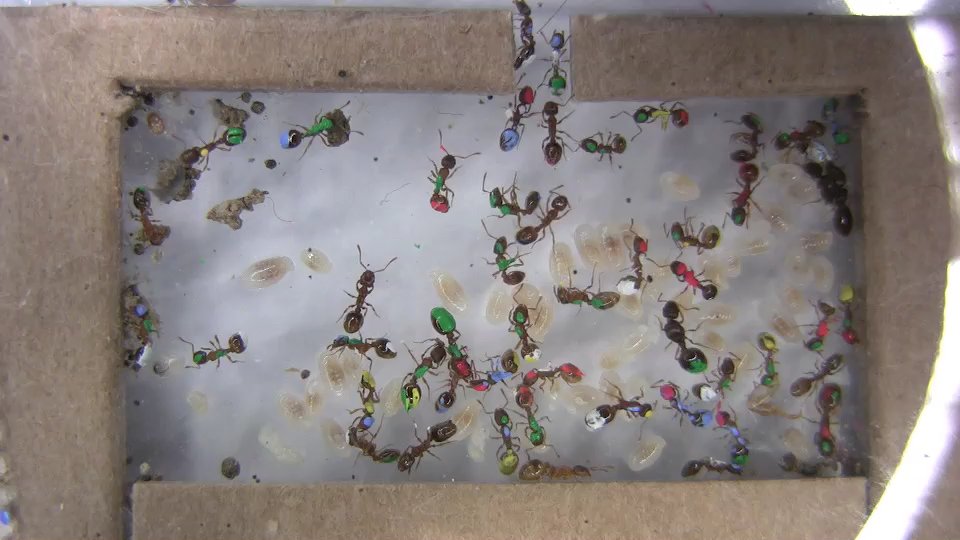
%> input picture Matlab/FRM00001.png, 960 x 540 px
$ octave test_tron.m   (GNU Octave 9; MATLAB toolbox functions it lacks are replaced by stand-ins)
%> lines starting %> are read from the running program, lines starting %| are printed output that depends on the picture; in (x1, y1, x2, y2) boxes, pixels count from 0 and x2, y2 are one past the last pixel; in counts of white or black regions, pixels touching at a corner belong together; the program's own positions count from 1
### Matlab/tron.m
function [ greenImg ] = tron ( colorImg )
figure, imshow(colorImg), title('original color image')

% log transform
logMap = log(1:256) * 255 / log(256);
colorImg = uint8( logMap( uint16(colorImg)+1 ) );

% [8 lines of commented-out code are left out]
grayImg = rgb2gray(colorImg);
edges = sobel(grayImg);
edges = threshold(edges);

greenImg = colorImg;
greenImg(:,:,2) = greenImg(:,:,2) + uint8( double(edges) );

figure, imshow(colorImg), title('transformed color image')
figure, imshow(greenImg), title('final result')

### Matlab/sobel.m
function [ g ] = sobel( f )

kernel = [-1 -2 -1; 0 0 0; 1 2 1];

f  = double(f);
gx = imfilter(f, kernel');
gy = imfilter(f, kernel);
gm = sqrt( gx.^2 + gy.^2 );

g = uint8(gm);

### Matlab/threshold.m
function [ g ] = threshold ( f )

t = (max(f(:)) + min(f(:)) ) / 2;
diff = 99999;
epsilon = 0.1;

while diff > epsilon
    above = f(f <  t);      %values above guess
    below = f(f >= t);      %values below guess
    u1 = mean(above);       %average above
    u2 = mean(below);       %average below
    v = (u1 + u2) / 2;      %average of the averages
    diff = abs(t - v);      %difference between current threshold and next
    t = v;                  %update threshold
end

g = uint8(f > t).*f;

### Matlab/test_tron.m
clear all
close all
clc

img = imread('FRM00001.png');
%> img is the input picture: size 540x960x3 uint8; mean R, G, B 136.2, 128.2, 125.6
%img = imread('Lenna.png');
img = uint8( double(img)/16 );
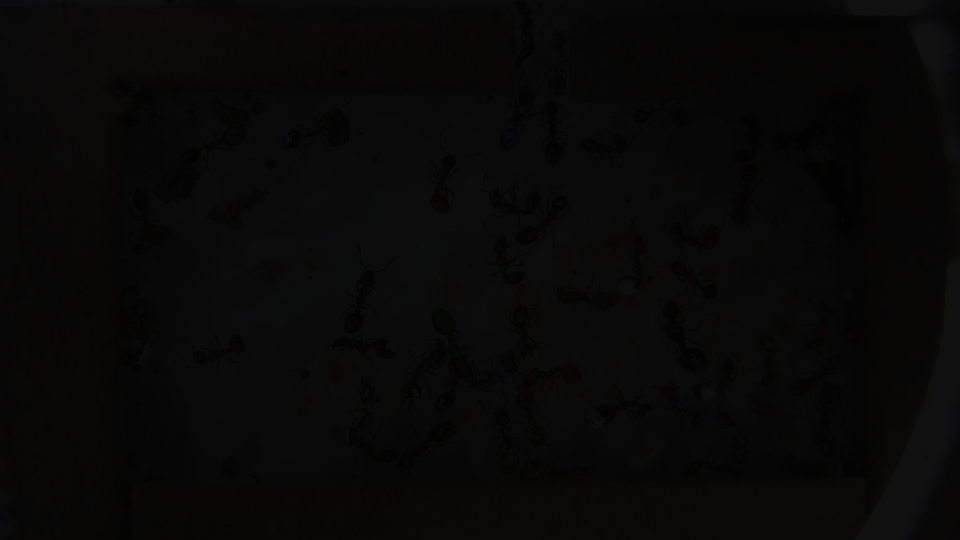
%> img: size 540x960x3 uint8; mean R, G, B 8.54, 8.05, 7.88

tron(img);
%> in tron, `colorImg = uint8( logMap( uint16(colorImg)+1 ) );`:
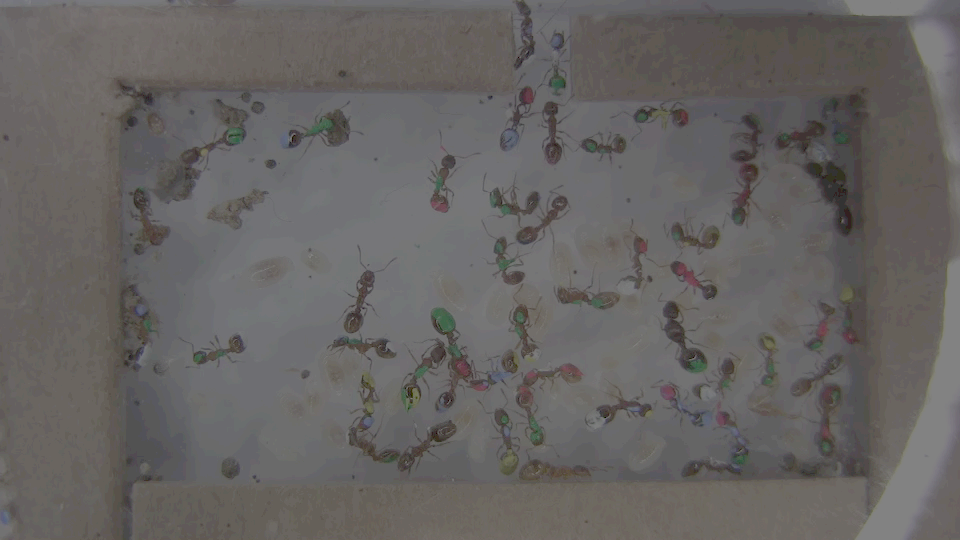
%> colorImg: size 540x960x3 uint8; mean R, G, B 102.2, 99.5, 98.2
%> in sobel, `gy = imfilter(f, kernel);`:
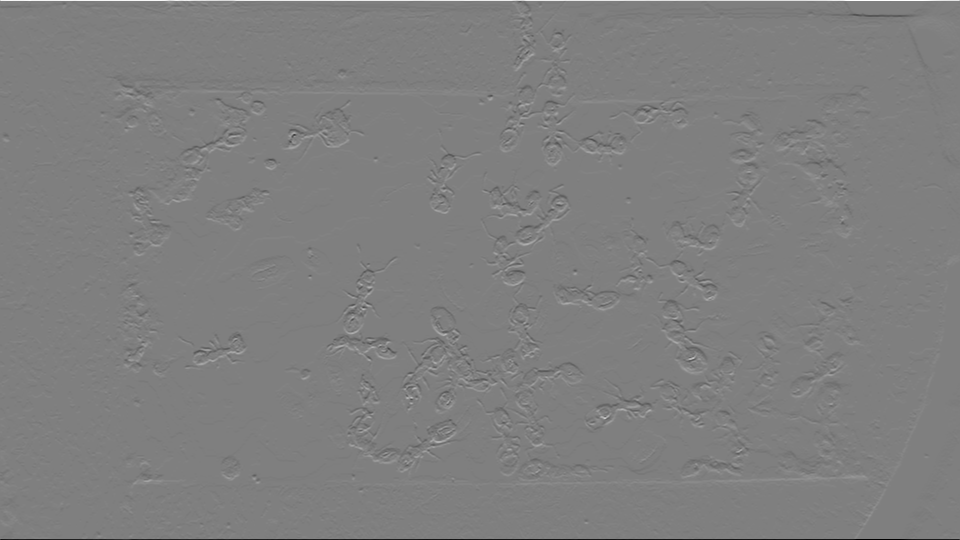
%> gy: size 540x960 double; min -520, max 520, mean 0; drawn with min black and max white
%> in sobel, `gm = sqrt( gx.^2 + gy.^2 );`:
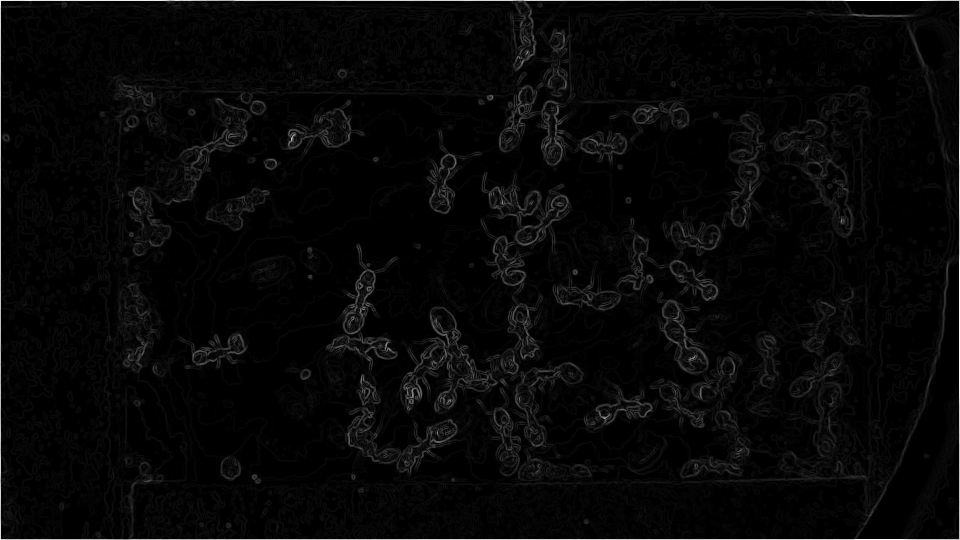
%> gm: size 540x960 double; min 0, max 520, mean 15.1; drawn with min black and max white
%> in sobel, `g = uint8(gm);`:
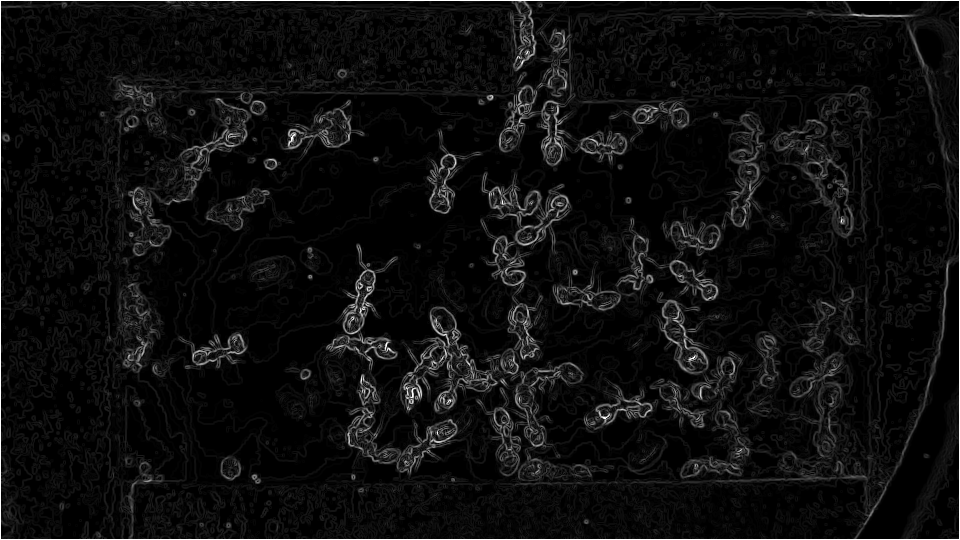
%> g: size 540x960 uint8; min 0, max 255, mean 14.1
%> in threshold, `t = (max(f(:)) + min(f(:)) ) / 2;`: t = 128
%> the loop in threshold, `while diff > epsilon` made 13 passes
%> (u1, u2, v, diff, t) on passes 1 to 12: (11.9, 205.4, 108.7, 19, 108.7), (11.36, 178.4, 94.89, 13.77, 94.89), (10.84, 158.3, 84.57, 10.32, 84.57), (10.39, 144.3, 77.33, 7.24, 77.33), (10.02, 134.6, 72.3, 5.03, 72.3), (9.75, 128.1, 68.92, 3.38, 68.92), (9.52, 122.8, 66.14, 2.78, 66.14), (9.39, 120.1, 64.73, 1.41, 64.73), (9.27, 117.6, 63.42, 1.31, 63.42), (9.2, 116.1, 62.63, 0.789, 62.63), (9.14, 114.8, 61.97, 0.663, 61.97), (9.08, 113.6, 61.34, 0.63, 61.34)
%> in threshold, `g = uint8(f > t).*f;`:
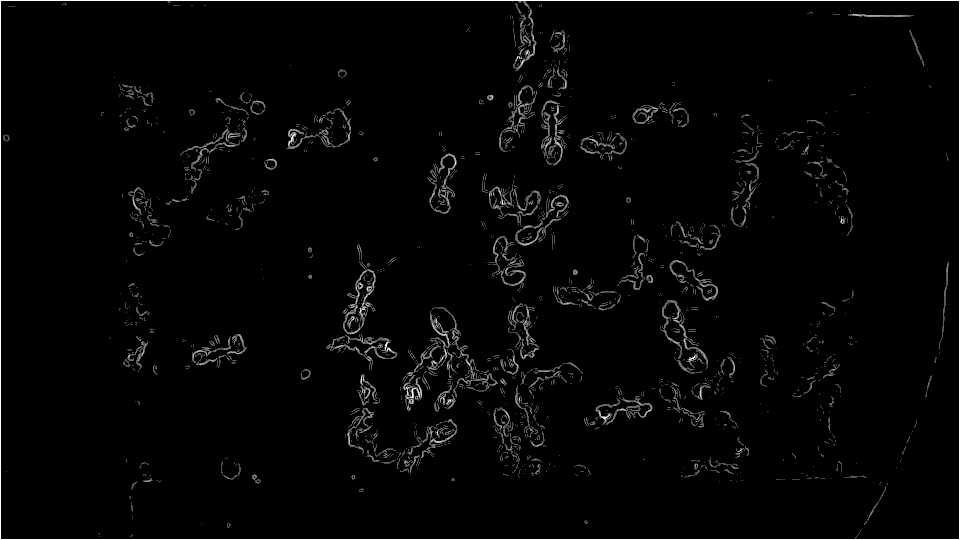
%> g: size 540x960 uint8; min 0, max 255, mean 5.4
%> in tron, `greenImg(:,:,2) = greenImg(:,:,2) + uint8( double(edges) );`:
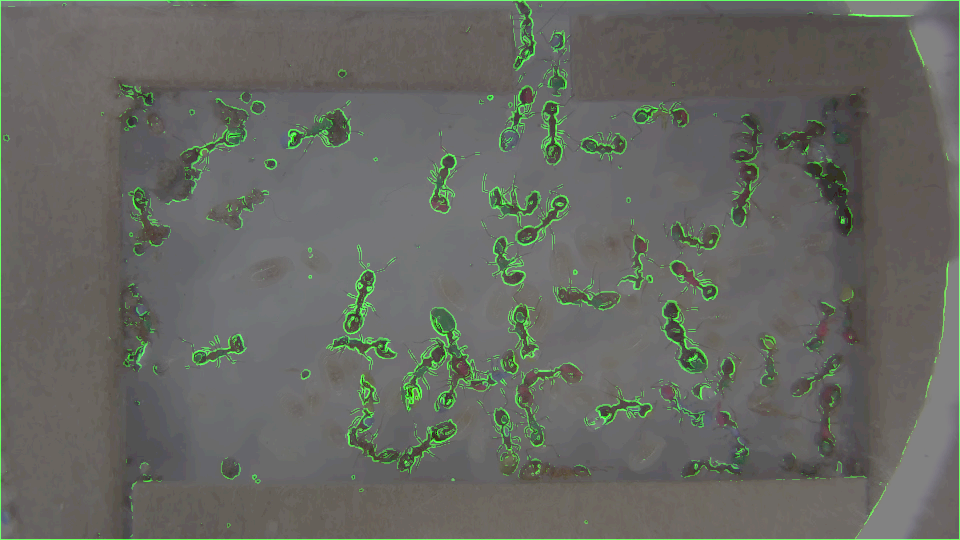
%> greenImg: size 540x960x3 uint8; 4.8% of pixels changed, all inside (x1, y1, x2, y2) = (0, 0, 960, 540)
